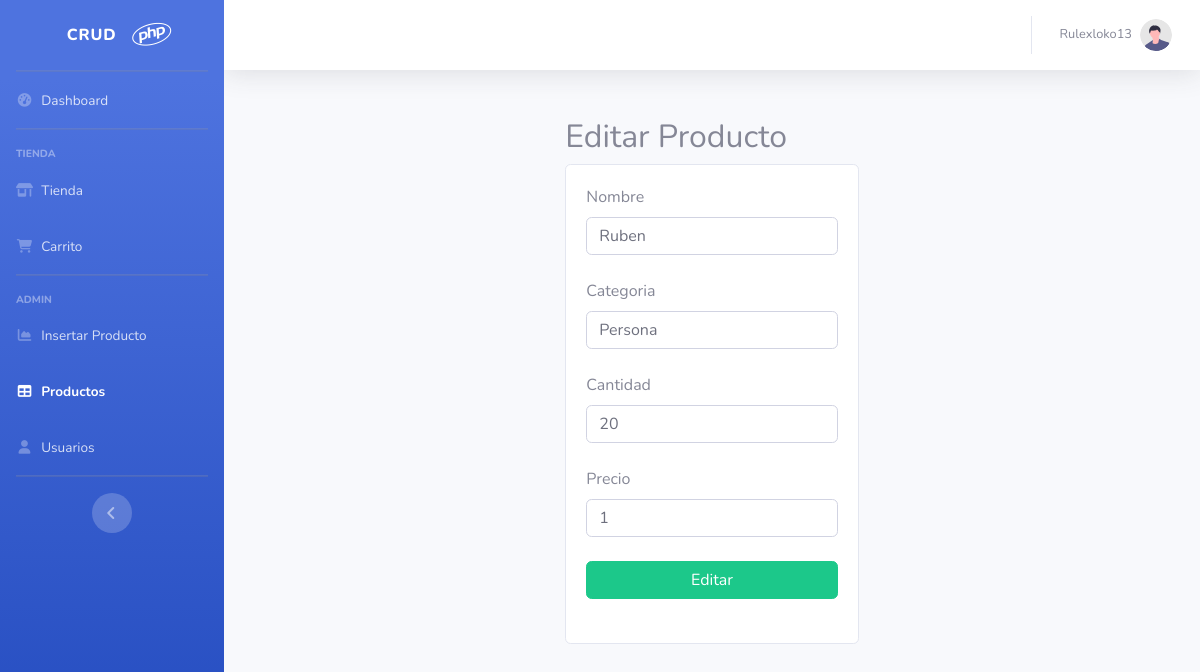
The page /editar.php?id=14 (signed in) on the database its author committed.
### tables this page shows
CREATE TABLE IF NOT EXISTS `productos` (
  `id` int(11) NOT NULL AUTO_INCREMENT,
  `nombre` varchar(30) NOT NULL,
  `categoria` varchar(30) NOT NULL,
  `cantidad` int(11) NOT NULL,
  `precio` int(11) NOT NULL,
  PRIMARY KEY (`id`)
);

### editar.php (the view, shortened to what this page needs)
<?php
include("conexion.php");
    if(isset($_GET['id'])){
    $id = $_GET['id'];
    $query = "SELECT * FROM productos WHERE id = $id";
    $result = mysqli_query($conexion, $query);
    if(mysqli_num_rows($result) == 1){
        $fila = mysqli_fetch_array($result);
        $nombre = $fila['nombre'];
        $categoria = $fila['categoria'];
        $cantidad = $fila['cantidad'];
        $precio = $fila['precio'];
    }
}
?>
<!DOCTYPE html>
<html lang="en">
<head>
    <link href="https://cdn.jsdelivr.net/npm/bootstrap@5.1.3/dist/css/bootstrap.min.css" rel="stylesheet"
>
    <link rel="stylesheet" href="https://cdn.jsdelivr.net/npm/bootstrap@4.6.2/dist/css/bootstrap.min.css"
>
    <link href="css/sb-admin-2.min.css" rel="stylesheet">
    <link href="vendor/datatables/dataTables.bootstrap4.min.css" rel="stylesheet">
</head>
<body id="page-top">
    <div id="wrapper">
        <ul class="navbar-nav bg-gradient-primary sidebar sidebar-dark accordion" id="accordionSidebar">
            <a class="sidebar-brand d-flex align-items-center justify-content-center" href="index.php">
                <div class="sidebar-brand-text mx-3">CRUD</div>
                <div class="sidebar-brand-icon rotate-n-15">
                    <i class="fa-brands fa-php"></i>
                </div>
            </a>
            <hr class="sidebar-divider my-0">
            <li class="nav-item">
                <a class="nav-link" href="index.php">
                    <i class="fas fa-fw fa-tachometer-alt"></i>
                    <span>Dashboard</span></a>
            </li>
            <hr class="sidebar-divider">
            <div class="sidebar-heading">
                Tienda
            </div>
            <li class="nav-item">
                <a class="nav-link" href="tienda.php">
                    <i class="fas fa-fw fa-shop"></i>
                    <span>Tienda</span></a>
            </li>
            <li class="nav-item">
                <a class="nav-link" href="carrito.php">
                    <i class="fas fa-fw fa-cart-shopping"></i>
                    <span>Carrito</span></a>
            </li>
            <hr class="sidebar-divider">
            <div class="sidebar-heading">
                Admin
            </div>
            <li class="nav-item">
                <a class="nav-link" href="insert.php">
                    <i class="fas fa-fw fa-chart-area"></i>
                    <span>Insertar Producto</span></a>
            </li>
            <li class="nav-item active">
                <a class="nav-link" href="productos.php">
                    <i class="fas fa-fw fa-table"></i>
                    <span>Productos</span></a>
            </li>
            <li class="nav-item">
                <a class="nav-link" href="users.php">
                    <i class="fas fa-fw fa-user"></i>
                    <span>Usuarios</span></a>
            </li>
            <hr class="sidebar-divider d-none d-md-block">
            <div class="text-center d-none d-md-inline">
                <button class="rounded-circle border-0" id="sidebarToggle"></button>
            </div>
        </ul>
        <div id="content-wrapper" class="d-flex flex-column">
            <div id="content">
                <nav class="navbar navbar-expand navbar-light bg-white topbar mb-4 static-top shadow">
                    <ul class="navbar-nav ml-auto">
                        <li class="nav-item dropdown no-arrow">
                            <a class="nav-link dropdown-toggle" href="#" id="userDropdown" role="button"
                                data-toggle="dropdown" aria-haspopup="true" aria-expanded="false">
                                <span class="mr-2 d-none d-lg-inline text-gray-600 small"><?= $_SESSION["nusuario"]; ?></span>
                                <img class="img-profile rounded-circle" src="img/undraw_profile.svg">
                            </a>
                        </li>
                    </ul>
                </nav>
                <div class="container p-4">
                    <div class="row">
                        <div class="col-md-4 mx-auto">
                            <h2>Editar Producto</h2>
                            <div class="card card-body">
                                <form action="./datos.php" method="POST">
                                    <div class="form-outline mb-4">
                                        <label class="form-label" for="nombre">Nombre</label>
                                        <input type="text" name="nombre" class="form-control"
                                            placeholder="Inserta el nombre del producto" value="<?=$nombre ?>"
                                            autofocus />
                                    </div>
                                    <div class="form-outline mb-4">
                                        <label class="form-label" for="categoria">Categoria</label>
                                        <input type="text" name="categoria" class="form-control"
                                            placeholder="Inserta la categoria del producto" value="<?=$categoria ?>" />
                                    </div>
                                    <div class="form-outline mb-4">
                                        <label class="form-label" for="cantidad">Cantidad</label>
                                        <input type="number" name="cantidad" class="form-control"
                                            placeholder="Inserta la cantidad del producto" value="<?=$cantidad ?>" />
                                    </div>
                                    <div class="form-outline mb-4">
                                        <label class="form-label" for="precio">Precio</label>
                                        <input type="number" name="precio" class="form-control"
                                            placeholder="Inserta el precio del producto" value="<?=$precio ?>" />
                                    </div>
                                    <button type="submit" class="btn btn-success btn-block mb-4" value="1"
                                        name="commandEditar">Editar</button>
                                </form>
                            </div>
                        </div>
                    </div>
                </div>

### rows shown on the page
productos: nombre "Ruben", categoria "Persona", cantidad "20", precio "1"

### other values the page prints
$_SESSION["nusuario"] "Rulexloko13"
